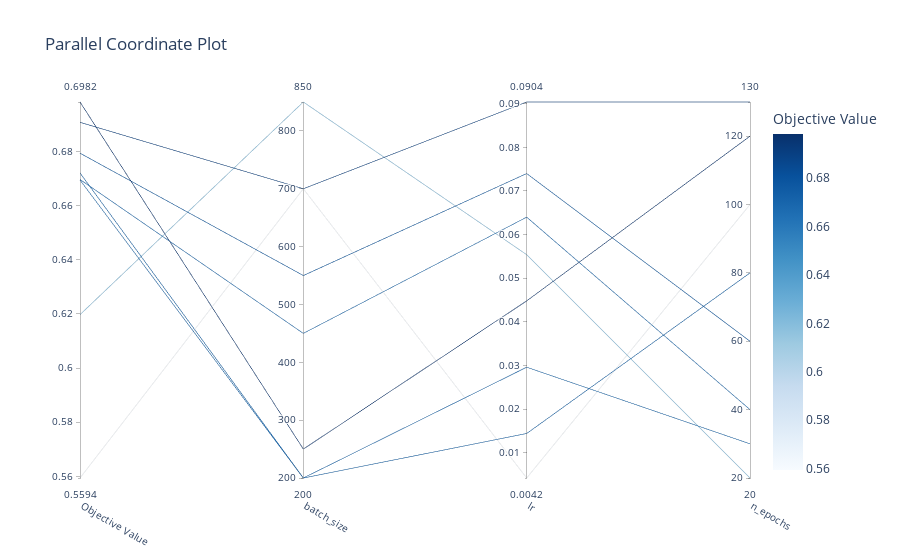

The code cell stored with this chart in its notebook:
### Code cell
opt_viz.plot_parallel_coordinate(study)

### Figure 1 — Plotly figure (JSON) as saved in the notebook; plotly's stock layout.template omitted (floating-point values rounded to 4 significant figures)
{"data": [{"dimensions": [{"label": "Objective Value", "range": [0.5594, 0.6982], "values": [0.6197, 0.6907, 0.5594, 0.6793, 0.6982, 0.672, 0.6694, 0.6696]}, {"label": "batch_size", "range": [200, 850], "values": [850, 700, 700, 550, 250, 200, 200, 450]}, {"label": "lr", "range": [0.0042, 0.0904], "values": [0.0554, 0.0904, 0.0042, 0.074, 0.0448, 0.0144, 0.0296, 0.064]}, {"label": "n_epochs", "range": [20, 130], "values": [20, 130, 100, 60, 120, 80, 30, 40]}], "labelangle": 30, "labelside": "bottom", "line": {"color": [0.6197, 0.6907, 0.5594, 0.6793, 0.6982, 0.672, 0.6694, 0.6696], "colorbar": {"title": {"text": "Objective Value"}}, "colorscale": [[0, "rgb(247,251,255)"], [0.125, "rgb(222,235,247)"], [0.25, "rgb(198,219,239)"], [0.375, "rgb(158,202,225)"], [0.5, "rgb(107,174,214)"], [0.625, "rgb(66,146,198)"], [0.75, "rgb(33,113,181)"], [0.875, "rgb(8,81,156)"], [1, "rgb(8,48,107)"]], "reversescale": false, "showscale": true}, "type": "parcoords"}], "layout": {"autosize": true, "title": {"text": "Parallel Coordinate Plot"}}}
